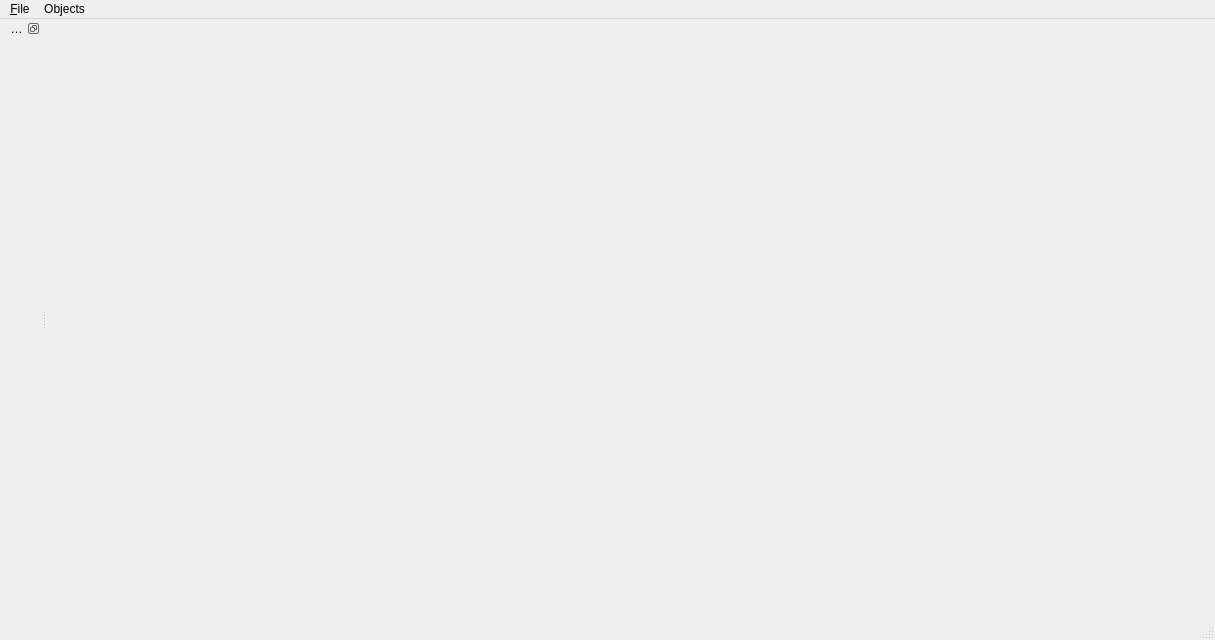
<?xml version="1.0" encoding="UTF-8"?>
<ui version="4.0">
 <class>MainWindow</class>
 <widget class="QMainWindow" name="MainWindow">
  <property name="geometry">
   <rect>
    <x>0</x>
    <y>0</y>
    <width>1215</width>
    <height>640</height>
   </rect>
  </property>
  <property name="windowTitle">
   <string>Flow3D Viewer</string>
  </property>
  <widget class="QWidget" name="centralwidget">
   <layout class="QGridLayout" name="gridLayout">
    <item row="0" column="0">
     <widget class="GLWidget" name="scene" native="true">
      <layout class="QGridLayout" name="gridLayout_2">
       <item row="0" column="2">
        <spacer name="verticalSpacer">
         <property name="orientation">
          <enum>Qt::Vertical</enum>
         </property>
         <property name="sizeHint" stdset="0">
          <size>
           <width>20</width>
           <height>410</height>
          </size>
         </property>
        </spacer>
       </item>
       <item row="0" column="1">
        <spacer name="horizontalSpacer">
         <property name="orientation">
          <enum>Qt::Horizontal</enum>
         </property>
         <property name="sizeType">
          <enum>QSizePolicy::Expanding</enum>
         </property>
         <property name="sizeHint" stdset="0">
          <size>
           <width>531</width>
           <height>410</height>
          </size>
         </property>
        </spacer>
       </item>
      </layout>
     </widget>
    </item>
   </layout>
  </widget>
  <widget class="QMenuBar" name="menubar">
   <property name="geometry">
    <rect>
     <x>0</x>
     <y>0</y>
     <width>1215</width>
     <height>21</height>
    </rect>
   </property>
   <widget class="QMenu" name="menu_File">
    <property name="title">
     <string>&amp;File</string>
    </property>
    <addaction name="action_close"/>
   </widget>
   <widget class="QMenu" name="menuObjects">
    <property name="title">
     <string>Objects</string>
    </property>
   </widget>
   <addaction name="menu_File"/>
   <addaction name="menuObjects"/>
  </widget>
  <widget class="QStatusBar" name="statusbar"/>
  <widget class="QDockWidget" name="properties">
   <property name="autoFillBackground">
    <bool>false</bool>
   </property>
   <property name="floating">
    <bool>false</bool>
   </property>
   <property name="features">
    <set>QDockWidget::DockWidgetFloatable|QDockWidget::DockWidgetMovable</set>
   </property>
   <property name="allowedAreas">
    <set>Qt::LeftDockWidgetArea|Qt::RightDockWidgetArea</set>
   </property>
   <property name="windowTitle">
    <string>  Properties</string>
   </property>
   <attribute name="dockWidgetArea">
    <number>1</number>
   </attribute>
   <widget class="QWidget" name="propertiesContents">
    <widget class="QWidget" name="gridLayoutWidget">
     <property name="geometry">
      <rect>
       <x>9</x>
       <y>-1</y>
       <width>181</width>
       <height>571</height>
      </rect>
     </property>
     <layout class="QGridLayout" name="propertiesLayout">
      <property name="margin">
       <number>2</number>
      </property>
     </layout>
    </widget>
   </widget>
  </widget>
  <action name="action_close">
   <property name="text">
    <string>&amp;Close</string>
   </property>
   <property name="shortcut">
    <string>Ctrl+Q</string>
   </property>
  </action>
 </widget>
 <customwidgets>
  <customwidget>
   <class>GLWidget</class>
   <extends>QWidget</extends>
   <header>QtExtensions/GLWidget.h</header>
   <container>1</container>
   <slots>
    <signal>signTextOut(QString)</signal>
    <signal>signFrameRate(int)</signal>
    <signal>signFrameRateRT(int)</signal>
    <signal>signFrameRateRTmax(int)</signal>
    <signal>signFrameRateUpdateGraph()</signal>
    <signal>signFrameRateGraphInsertData(int)</signal>
    <signal>signFrameRateGraphSetDomain(double)</signal>
    <slot>setTimerAvgTime(int)</slot>
    <slot>enableBenchFPS(bool)</slot>
    <slot>slotToggleStereo()</slot>
    <slot>slotToggleRun()</slot>
    <slot>slotSetViewSetWorkspace()</slot>
    <slot>slotSetViewSetProject()</slot>
    <slot>slotSetViewSetFront()</slot>
    <slot>slotSetViewSetSide()</slot>
    <slot>slotSetViewSetTop()</slot>
    <slot>slotClearModKeys()</slot>
   </slots>
  </customwidget>
 </customwidgets>
 <resources/>
 <connections/>
</ui>
